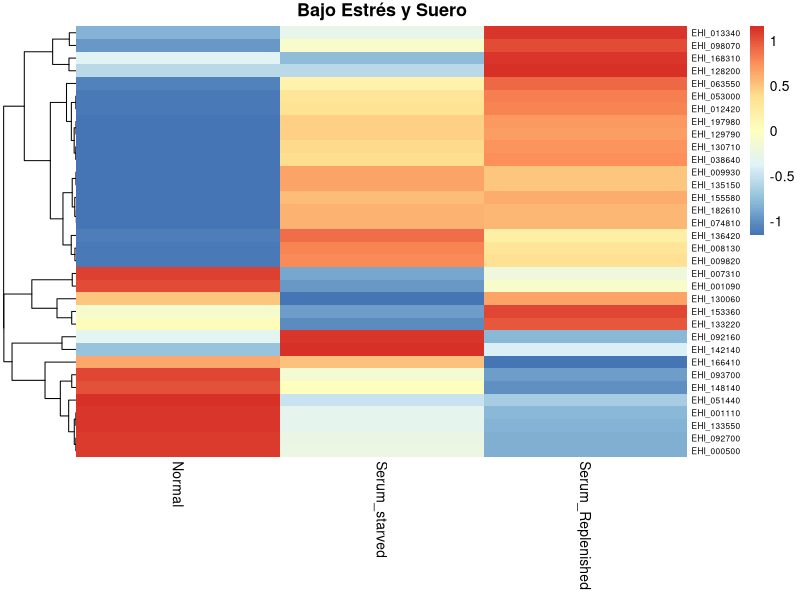
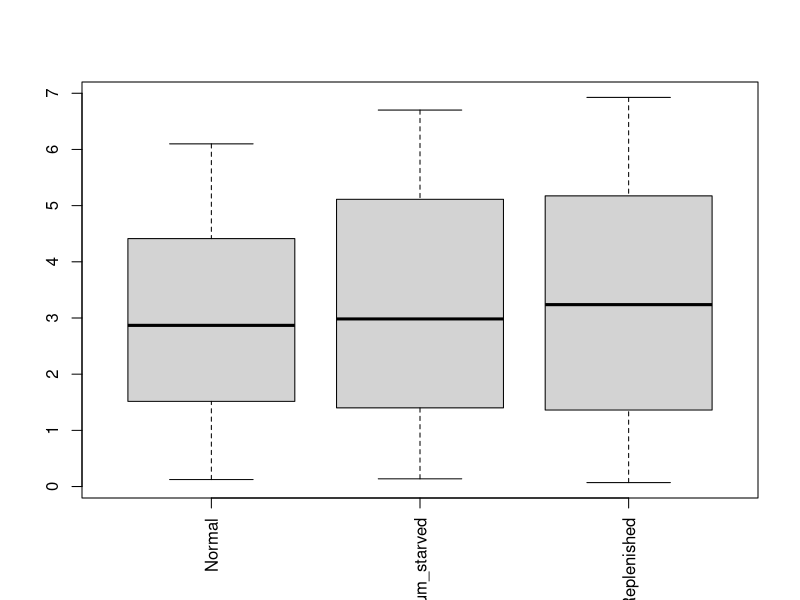
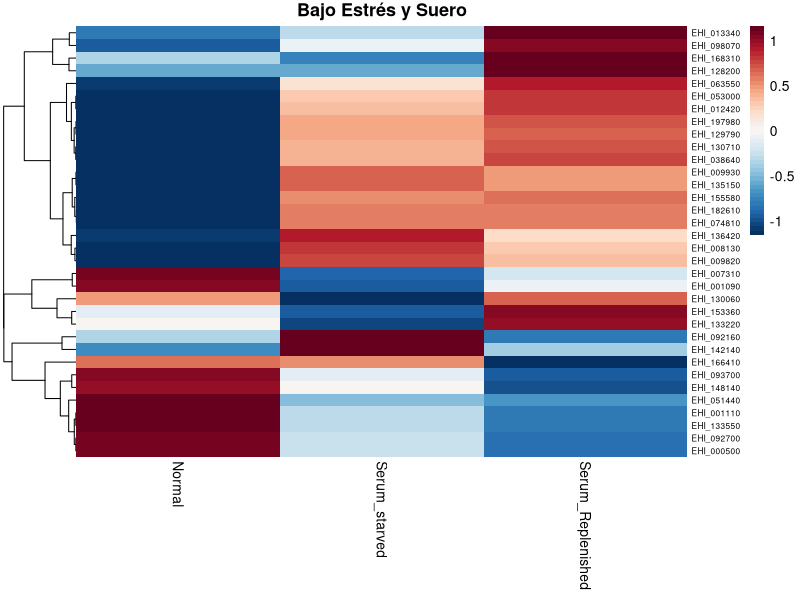
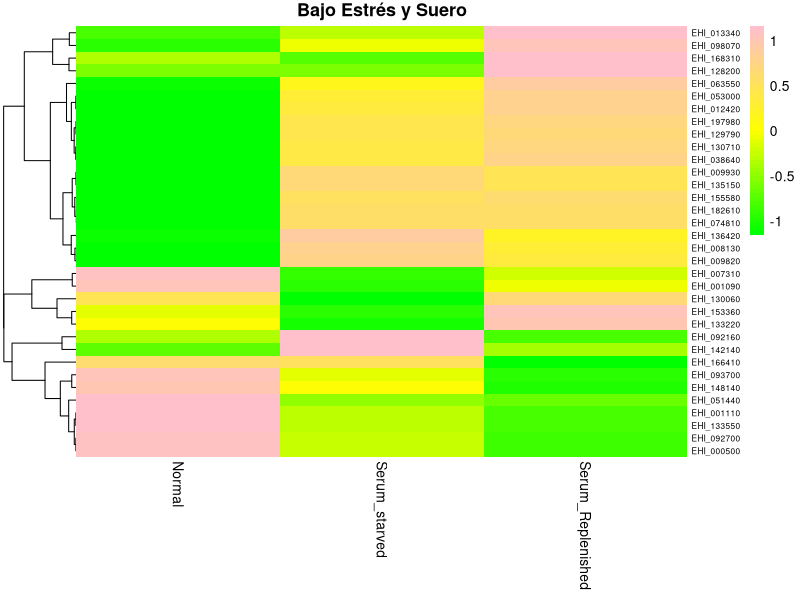
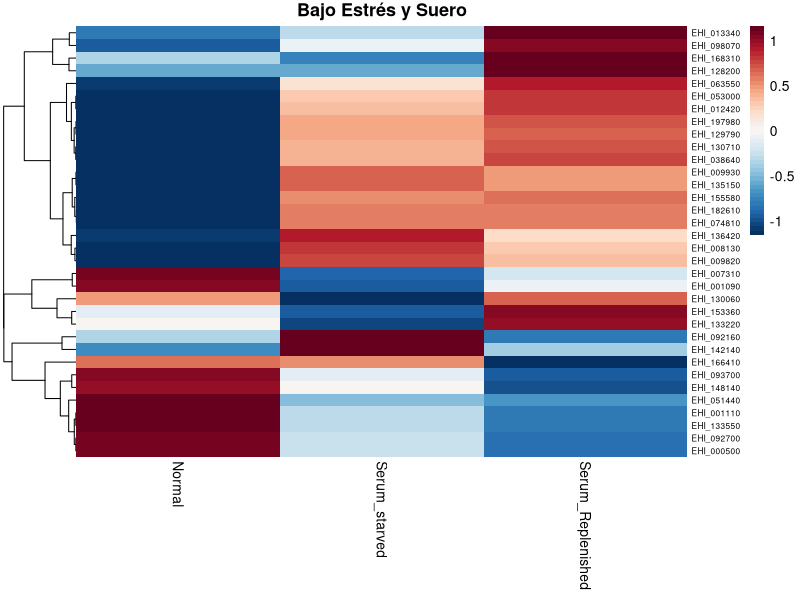
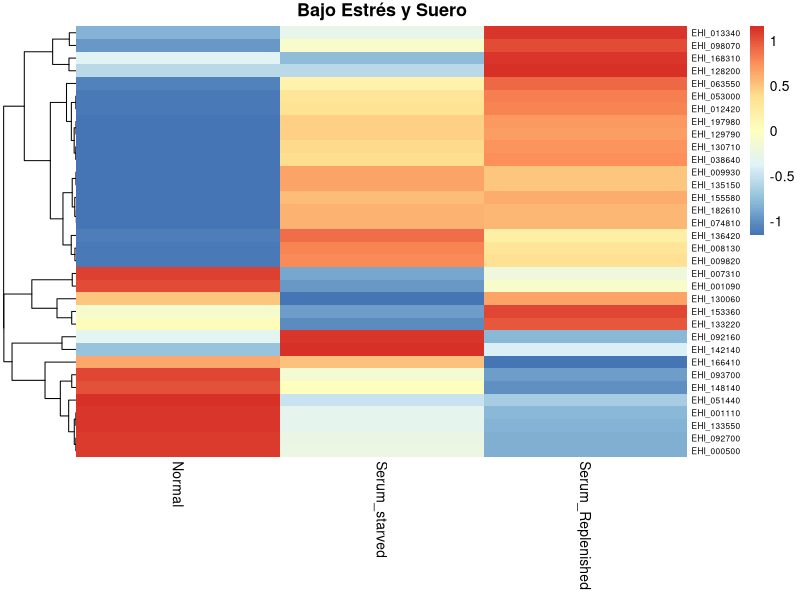
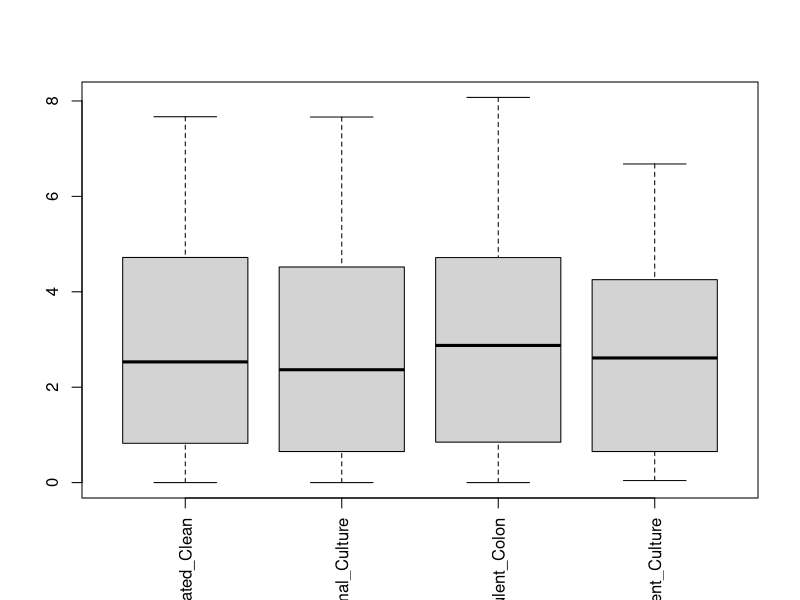
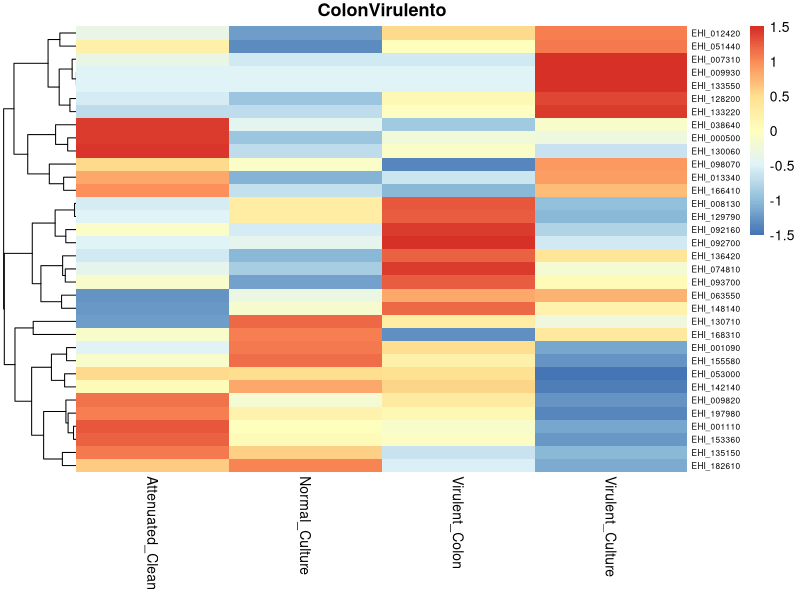

Generate these figures, in order, with R:
#<< == >> << == >> << == >> << == >> << == >> << == >> << == >> << == >> << == >> << == >> 
#setwd("~/Desktop/MiGithub/MapaCalorReloaded/DraElisaNewData") # Mac
setwd("~/Documents/GitHub/MapaCalorReloaded/DraElisaNewData") # Laptop
#<< == >> << == >> << == >> << == >> << == >> << == >> << == >> << == >> << == >> << == >> 
library(RColorBrewer)
library(readr)
library(pheatmap)
library(dplyr)#<< == >> << == >> << == >> << == >> << == >> << == >> << == >> << == >> << == >> << == >> 
# Personalización de la paleta de colores
my_colors = brewer.pal(n = 11, name = "RdBu")
my_colors = colorRampPalette(my_colors)(50)
my_colors = rev(my_colors)
my_colors2 = c("green", "yellow", "pink")
my_colors2 = colorRampPalette(my_colors2)(50)
my_colors3 = brewer.pal(n = 11, name = "RdBu")
my_colors3 = colorRampPalette(my_colors3)(50)
my_colors3 = rev(my_colors3)
my_colors4 = colorRampPalette(rev(brewer.pal(n = 7, name = "RdYlBu")))(100)
#<< == >> << == >> << == >> << == >> << == >> << == >> << == >> << == >> << == >> << == >> 
NewGenes <- read_csv("ExpresionMybStresSuero.csv"); View(NewGenes)
colnames(NewGenes) <- c("GeneID","Normal","Serum_starved","Serum_Replenished"); View(NewGenes)
rownames(NewGenes) <- NewGenes$GeneID
NewGenes_Clean <- NewGenes[,2:4]; View(NewGenes_Clean)
NewGenes_Clean <- as.data.frame(NewGenes_Clean)
rownames(NewGenes_Clean) <- NewGenes$GeneID; View(NewGenes_Clean)
#<< == >> << == >> << == >> << == >> << == >> << == >> << == >> << == >> << == >> << == >> 
# Generacion de las bdd modificadas
NewGenes_log2   <-  log2(NewGenes_Clean + 1)
NewGenesOrdered <- NewGenes_Clean[order(-NewGenes_Clean$Normal),]
top_genes_NewGenes_Trop <- NewGenesOrdered %>% filter(Normal>0) %>% select(Normal)
k  <- dim(NewGenes_Clean); proporcion <- 1; 
NS <- round(k[1]*proporcion);
random_genes_NewGenes  <- sample(rownames(NewGenes_Clean),NS );
sampledNewGenes_Log2   <- NewGenes_log2[random_genes_NewGenes, ];
NewGenes_log2_filtrado <- NewGenes_log2[rowSums(NewGenes_log2) != 0, ];View(NewGenes_log2_filtrado)
LetraSize <- 6
#<< == >> << == >> << == >> << == >> << == >> << == >> << == >> << == >> << == >> << == >> 
pdf("MapasCalor/BoxplotEstresSuero.pdf")
boxplot(NewGenes_log2_filtrado, las = 3)
dev.off()
pdf("MapasCalor/HeathmapCFNormRenglonEstresSuero.pdf") # sin dendogramas columnas
pheatmap(NewGenes_log2_filtrado, cluster_cols = FALSE,
         scale = "row",fontsize_row = LetraSize, border_color = NA,
         main = "Bajo Estrés y Suero")
dev.off()
#
pdf("MapasCalor/HeathmapCFNormRenglonEstresSueroMycolors.pdf") # sin dendogramas columnas
pheatmap(NewGenes_log2_filtrado, cluster_cols = FALSE,color = my_colors,
         scale = "row",fontsize_row = LetraSize, border_color = NA,
         main = "Bajo Estrés y Suero")
dev.off()
#
pdf("MapasCalor/HeathmapCFNormRenglonEstresSueroMycolors2.pdf") # sin dendogramas columnas
pheatmap(NewGenes_log2_filtrado, cluster_cols = FALSE,color = my_colors2,
         scale = "row",fontsize_row = LetraSize, border_color = NA,
         main = "Bajo Estrés y Suero")
dev.off()
#
pdf("MapasCalor/HeathmapCFNormRenglonEstresSueroMycolors3.pdf") # sin dendogramas columnas
pheatmap(NewGenes_log2_filtrado, cluster_cols = FALSE,color = my_colors3,
         scale = "row",fontsize_row = LetraSize, border_color = NA,
         main = "Bajo Estrés y Suero")
dev.off()
#
pdf("MapasCalor/HeathmapCFNormRenglonEstresSueroMycolors4.pdf") # sin dendogramas columnas
pheatmap(NewGenes_log2_filtrado, cluster_cols = FALSE,color = my_colors4,
         scale = "row",fontsize_row = LetraSize, border_color = NA,
         main = "Bajo Estrés y Suero")
dev.off()
#<< == >> << == >> << == >> << == >> << == >> << == >> << == >> << == >> << == >> << == >> 
#<< == >> << == >> << == >> << == >> << == >> << == >> << == >> << == >> << == >> << == >> 
NewGenes <- read_csv("ExpresionMybColonVirulento.csv"); View(NewGenes)
colnames(NewGenes) <- c("GeneID",
                        "Attenuated_Clean",
                        "Normal_Culture",
                        "Virulent_Colon",
                        "Virulent_Culture"); View(NewGenes)
rownames(NewGenes) <- NewGenes$GeneID
NewGenes_Clean <- NewGenes[,2:5]; View(NewGenes_Clean)
NewGenes_Clean <- as.data.frame(NewGenes_Clean)
rownames(NewGenes_Clean) <- NewGenes$GeneID; View(NewGenes_Clean)
#<< ==  ==  ==  ==  ==  ==  ==  ==  == ==  ==  ==  ==  ==  ==  ==  ==  ==  == >> 
# Generacion de las bdd modificadas
NewGenes_log2   <-  log2(NewGenes_Clean + 1); View(NewGenes_log2)
NewGenesOrdered <- NewGenes_Clean[order(-NewGenes_Clean$Normal_Culture),]
top_genes_NewGenes_Trop <- NewGenesOrdered %>% filter(Normal_Culture>0) %>% select(Normal_Culture)
k  <- dim(NewGenes_Clean); proporcion <- 1; 
NS <- round(k[1]*proporcion);
random_genes_NewGenes  <- sample(rownames(NewGenes_Clean),NS );
sampledNewGenes_Log2   <- NewGenes_log2[random_genes_NewGenes, ];
NewGenes_log2_filtrado <- NewGenes_log2[rowSums(NewGenes_log2) != 0, ];View(NewGenes_log2_filtrado)
LetraSize <- 6
#<< ==  ==  ==  ==  ==  ==  ==  ==  == ==  ==  ==  ==  ==  ==  ==  ==  ==  == >> 
pdf("MapasCalor/BoxplotColonVirulento.pdf")
boxplot(NewGenes_log2_filtrado, las = 3)
dev.off()
pdf("MapasCalor/HeathmapCFNormRenglonColonVirulento.pdf") # sin dendogramas columnas
pheatmap(NewGenes_log2_filtrado, cluster_cols = FALSE,
         scale = "row",fontsize_row = LetraSize, border_color = NA,
         main = "ColonVirulento")
dev.off()
#
pdf("MapasCalor/HeathmapCFNormRenglonColonVirulentoMycolors.pdf") # sin dendogramas columnas
pheatmap(NewGenes_log2_filtrado, cluster_cols = FALSE,color = my_colors,
         scale = "row",fontsize_row = LetraSize, border_color = NA,
         main = "ColonVirulento")
dev.off()
#
pdf("MapasCalor/HeathmapCFNormRenglonColonVirulentoMycolors2.pdf") # sin dendogramas columnas
pheatmap(NewGenes_log2_filtrado, cluster_cols = FALSE,color = my_colors2,
         scale = "row",fontsize_row = LetraSize, border_color = NA,
         main = "ColonVirulento")
dev.off()
#
pdf("MapasCalor/HeathmapCFNormRenglonColonVirulentoMycolors3.pdf") # sin dendogramas columnas
pheatmap(NewGenes_log2_filtrado, cluster_cols = FALSE,color = my_colors3,
         scale = "row",fontsize_row = LetraSize, border_color = NA,
         main = "ColonVirulento")
dev.off()
#
pdf("MapasCalor/HeathmapCFNormRenglonColonVirulentoMycolors4.pdf") # sin dendogramas columnas
pheatmap(NewGenes_log2_filtrado, cluster_cols = FALSE,color = my_colors4,
         scale = "row",fontsize_row = LetraSize, border_color = NA,
         main = "ColonVirulento")
dev.off()
#<< == >> << == >> << == >> << == >> << == >> << == >> << == >> << == >> << == >> << == >> 
#<< == >> << == >> << == >> << == >> << == >> << == >> << == >> << == >> << == >> << == >> 
#<< == >> << == >> << == >> << == >> << == >> << == >> << == >> << == >> << == >> << == >> 
